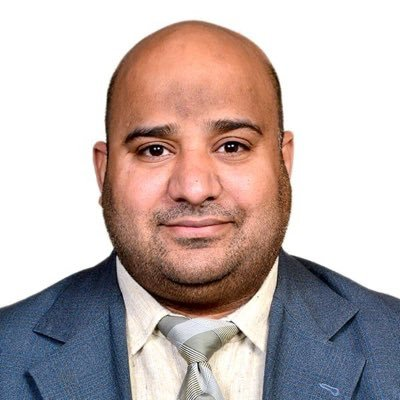
#> input picture Basics/bhola.jpg, 400 x 400 px
$ python tranformation.py
#> lines starting #> are read from the running program, lines starting #| are printed output that depends on the picture
import cv2 as cv
import numpy as np
img=cv.imread('bhola.jpg')
#> img is the input picture: shape (400, 400, 3); mean B, G, R 175.8, 177.9, 192.1

cv.imshow('Hut',img)

#translation

def translate(img,x,y):
#> called with x = -100, y = 100
    transMat=np.float32([[1,0,x],[0,1,y]])
    dimensions=(img.shape[1],img.shape[0])
#> dimensions = (400, 400)
    return cv.warpAffine(img,transMat,dimensions)
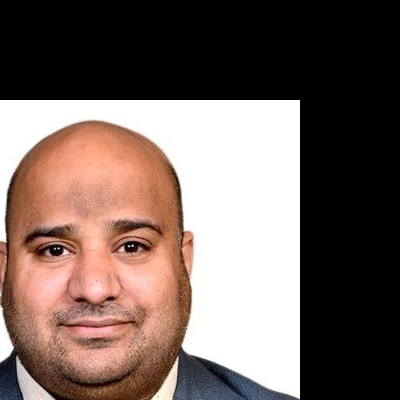
#> returned value: shape (400, 400, 3); mean of channels 0, 1, 2 94.6, 100.6, 117.2; drawn as B, G, R

# -x --> left
# -y -->up
# x --> Right
# y -->down

translated=translate(img,-100,100)
cv.imshow('Translated',translated)


#rotation
def rotate(img,angle,rotPoint=None):
#> called with angle = -45
    (height,width)=img.shape[:2]
#> height = 400; width = 400

    if rotPoint is None:
        rotPoint=(width/2,height//2)
#> rotPoint = (200, 200)

    rotMat=cv.getRotationMatrix2D(rotPoint,angle,1.0)
    dimensions=(width,height)
#> dimensions = (400, 400)

    return cv.warpAffine(img,rotMat,dimensions)
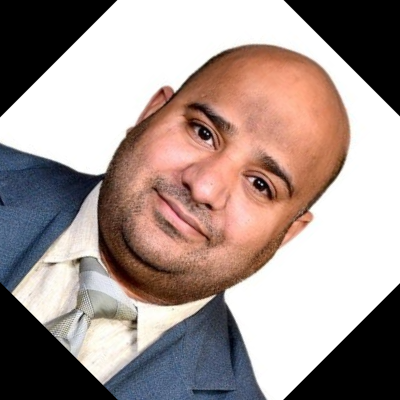
#> returned value: shape (400, 400, 3); mean of channels 0, 1, 2 143, 147.6, 163.6; drawn as B, G, R

rotated=rotate(img,-45)
cv.imshow('Rotated',rotated)

rotated_rotated=rotate(rotated,-45)
#> call 2 of rotate, with angle = -45
#> in rotate (call 2), `return cv.warpAffine(img,rotMat,dimensions)`:
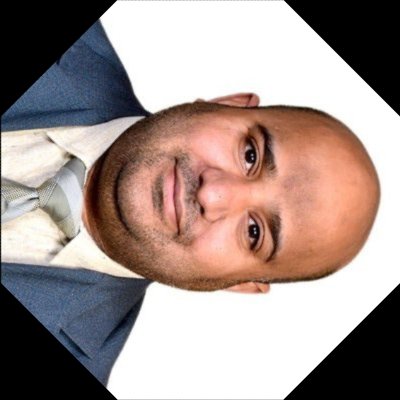
#> returned value: shape (400, 400, 3); mean of channels 0, 1, 2 142.7, 147.3, 163.2; drawn as B, G, R
cv.imshow('Rotated Rotated',rotated_rotated)


# Resizing
resized=cv.resize(img,(500,500),interpolation=cv.INTER_CUBIC)
cv.imshow('Resized',resized)

#FLipping

flip=cv.flip(img,0) #0 for vertically, 1 for horizontally, -1
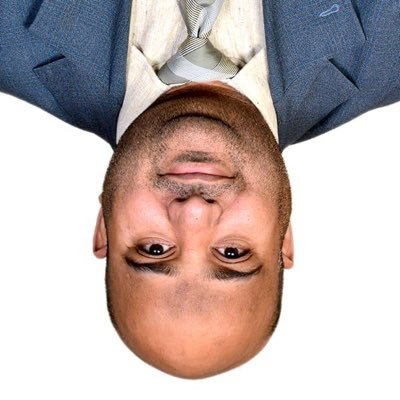
#> flip: shape (400, 400, 3); mean B, G, R 175.8, 177.9, 192.1
cv.imshow('Flip',flip)


cv.waitKey(0)
